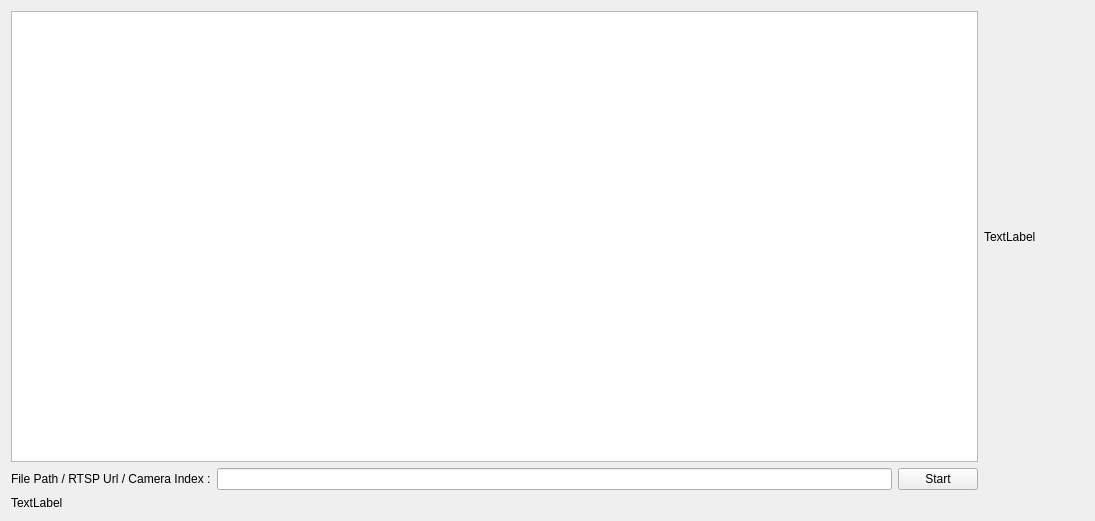
<?xml version="1.0" encoding="UTF-8"?>
<ui version="4.0">
 <class>MainWindow</class>
 <widget class="QMainWindow" name="MainWindow">
  <property name="geometry">
   <rect>
    <x>0</x>
    <y>0</y>
    <width>1095</width>
    <height>521</height>
   </rect>
  </property>
  <property name="windowTitle">
   <string>Video Processor</string>
  </property>
  <widget class="QWidget" name="centralWidget">
   <layout class="QGridLayout" name="gridLayout">
    <item row="1" column="0">
     <layout class="QHBoxLayout" name="horizontalLayout">
      <item>
       <widget class="QLabel" name="label">
        <property name="text">
         <string>File Path / RTSP Url / Camera Index :</string>
        </property>
       </widget>
      </item>
      <item>
       <widget class="QLineEdit" name="videoEdit"/>
      </item>
      <item>
       <widget class="QPushButton" name="startBtn">
        <property name="text">
         <string>Start</string>
        </property>
       </widget>
      </item>
     </layout>
    </item>
    <item row="0" column="0">
     <widget class="QGraphicsView" name="graphicsView"/>
    </item>
    <item row="2" column="0">
     <widget class="QLabel" name="fps">
      <property name="text">
       <string>TextLabel</string>
      </property>
     </widget>
    </item>
    <item row="0" column="1">
     <widget class="QLabel" name="label_2">
      <property name="minimumSize">
       <size>
        <width>100</width>
        <height>100</height>
       </size>
      </property>
      <property name="text">
       <string>TextLabel</string>
      </property>
     </widget>
    </item>
   </layout>
  </widget>
 </widget>
 <layoutdefault spacing="6" margin="11"/>
 <resources/>
 <connections/>
</ui>
